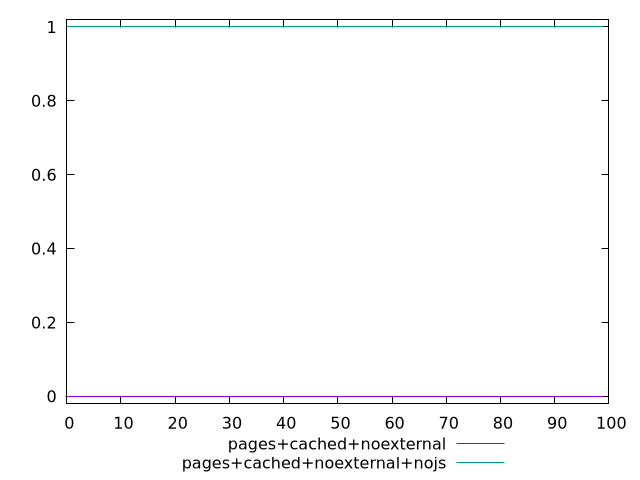

The gnuplot source for this figure:
$_pagesCachedNoexternal <<EOF
0
0
0
0
0
0
0
0
0
0
0
0
0
0
0
0
0
0
0
0
0
0
0
0
0
0
0
0
0
0
0
0
0
0
0
0
0
0
0
0
0
0
0
0
0
0
0
0
0
0
0
0
0
0
0
0
0
0
0
0
0
0
0
0
0
0
0
0
0
0
0
0
0
0
0
0
0
0
0
0
0
0
0
0
0
0
0
0
0
0
0
0
0
0
0
0
0
0
0
0
EOF
$_pagesCachedNoexternalNojs <<EOF
1
1
1
1
1
1
1
1
1
1
1
1
1
1
1
1
1
1
1
1
1
1
1
1
1
1
1
1
1
1
1
1
1
1
1
1
1
1
1
1
1
1
1
1
1
1
1
1
1
1
1
1
1
1
1
1
1
1
1
1
1
1
1
1
1
1
1
1
1
1
1
1
1
1
1
1
1
1
1
1
1
1
1
1
1
1
1
1
1
1
1
1
1
1
1
1
1
1
1
1
EOF
set key outside below
set terminal pngcairo
set output "report_00004_2020-11-02T20-21-41.718Z/uses-webp-images/uses-webp-images_pages+cached+noexternal_pages+cached+noexternal+nojs.png"
set yrange [-0.02:1.02]
plot $_pagesCachedNoexternal title "pages+cached+noexternal" with line ,$_pagesCachedNoexternalNojs title "pages+cached+noexternal+nojs" with line ,
